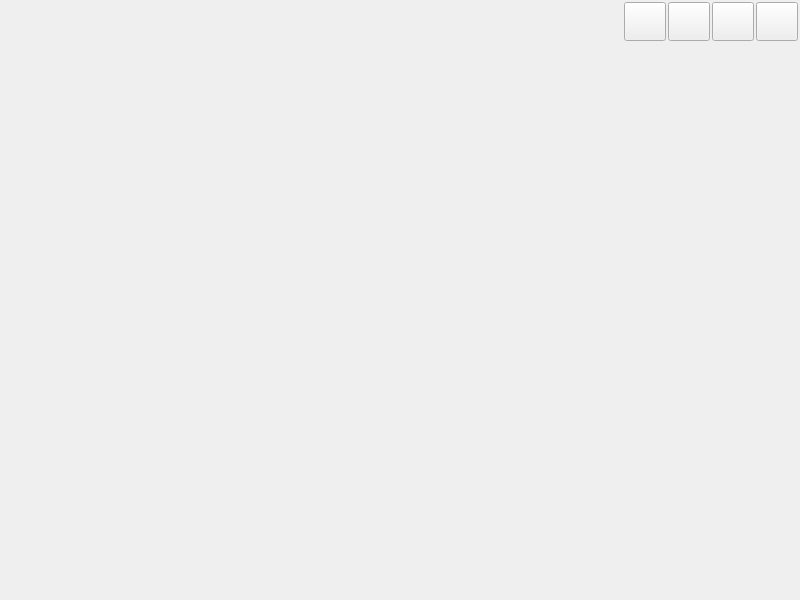
<?xml version="1.0" encoding="UTF-8"?>
<ui version="4.0">
 <class>MainWindow</class>
 <widget class="QMainWindow" name="MainWindow">
  <property name="geometry">
   <rect>
    <x>0</x>
    <y>0</y>
    <width>800</width>
    <height>600</height>
   </rect>
  </property>
  <property name="windowTitle">
   <string>MainWindow</string>
  </property>
  <property name="styleSheet">
   <string notr="true"/>
  </property>
  <widget class="QWidget" name="win">
   <layout class="QVBoxLayout" name="verticalLayout_2" stretch="0,1,0">
    <property name="spacing">
     <number>0</number>
    </property>
    <property name="leftMargin">
     <number>0</number>
    </property>
    <property name="topMargin">
     <number>0</number>
    </property>
    <property name="rightMargin">
     <number>0</number>
    </property>
    <property name="bottomMargin">
     <number>0</number>
    </property>
    <item>
     <widget class="QWidget" name="w_tt" native="true">
      <layout class="QHBoxLayout" name="horizontalLayout_2">
       <property name="spacing">
        <number>0</number>
       </property>
       <property name="leftMargin">
        <number>0</number>
       </property>
       <property name="topMargin">
        <number>0</number>
       </property>
       <property name="rightMargin">
        <number>0</number>
       </property>
       <property name="bottomMargin">
        <number>0</number>
       </property>
       <item>
        <widget class="CSideBox" name="w_lt" native="true"/>
       </item>
       <item>
        <widget class="CSideBox" name="w_t" native="true"/>
       </item>
       <item>
        <widget class="CSideBox" name="w_rt" native="true"/>
       </item>
      </layout>
     </widget>
    </item>
    <item>
     <layout class="QHBoxLayout" name="content">
      <property name="spacing">
       <number>0</number>
      </property>
      <item>
       <widget class="CSideBox" name="w_l" native="true"/>
      </item>
      <item>
       <layout class="QVBoxLayout" name="verticalLayout">
        <property name="spacing">
         <number>0</number>
        </property>
        <item>
         <widget class="QFrame" name="title">
          <property name="minimumSize">
           <size>
            <width>0</width>
            <height>50</height>
           </size>
          </property>
          <property name="maximumSize">
           <size>
            <width>16777215</width>
            <height>50</height>
           </size>
          </property>
          <layout class="QHBoxLayout" name="horizontalLayout">
           <property name="spacing">
            <number>2</number>
           </property>
           <property name="topMargin">
            <number>2</number>
           </property>
           <property name="rightMargin">
            <number>2</number>
           </property>
           <item>
            <spacer name="horizontalSpacer">
             <property name="orientation">
              <enum>Qt::Horizontal</enum>
             </property>
             <property name="sizeHint" stdset="0">
              <size>
               <width>614</width>
               <height>20</height>
              </size>
             </property>
            </spacer>
           </item>
           <item>
            <widget class="QToolButton" name="min">
             <property name="minimumSize">
              <size>
               <width>34</width>
               <height>34</height>
              </size>
             </property>
             <property name="text">
              <string/>
             </property>
             <property name="icon">
              <iconset resource="res.qrc">
               <normaloff>:/frame/min.png</normaloff>:/frame/min.png</iconset>
             </property>
             <property name="iconSize">
              <size>
               <width>34</width>
               <height>34</height>
              </size>
             </property>
            </widget>
           </item>
           <item>
            <widget class="QToolButton" name="rest">
             <property name="minimumSize">
              <size>
               <width>34</width>
               <height>34</height>
              </size>
             </property>
             <property name="text">
              <string/>
             </property>
             <property name="icon">
              <iconset resource="res.qrc">
               <normaloff>:/frame/rest.png</normaloff>:/frame/rest.png</iconset>
             </property>
             <property name="iconSize">
              <size>
               <width>34</width>
               <height>34</height>
              </size>
             </property>
            </widget>
           </item>
           <item>
            <widget class="QToolButton" name="max">
             <property name="minimumSize">
              <size>
               <width>34</width>
               <height>34</height>
              </size>
             </property>
             <property name="text">
              <string/>
             </property>
             <property name="icon">
              <iconset resource="res.qrc">
               <normaloff>:/frame/max.png</normaloff>:/frame/max.png</iconset>
             </property>
             <property name="iconSize">
              <size>
               <width>34</width>
               <height>34</height>
              </size>
             </property>
            </widget>
           </item>
           <item>
            <widget class="QToolButton" name="close">
             <property name="minimumSize">
              <size>
               <width>34</width>
               <height>34</height>
              </size>
             </property>
             <property name="text">
              <string/>
             </property>
             <property name="icon">
              <iconset resource="res.qrc">
               <normaloff>:/frame/close.png</normaloff>:/frame/close.png</iconset>
             </property>
             <property name="iconSize">
              <size>
               <width>34</width>
               <height>34</height>
              </size>
             </property>
            </widget>
           </item>
          </layout>
         </widget>
        </item>
        <item>
         <widget class="Form" name="form"/>
        </item>
       </layout>
      </item>
      <item>
       <widget class="CSideBox" name="w_r" native="true"/>
      </item>
     </layout>
    </item>
    <item>
     <widget class="QWidget" name="w_bb" native="true">
      <layout class="QHBoxLayout" name="horizontalLayout_3">
       <property name="spacing">
        <number>0</number>
       </property>
       <property name="leftMargin">
        <number>0</number>
       </property>
       <property name="topMargin">
        <number>0</number>
       </property>
       <property name="rightMargin">
        <number>0</number>
       </property>
       <property name="bottomMargin">
        <number>0</number>
       </property>
       <item>
        <widget class="CSideBox" name="w_lb" native="true"/>
       </item>
       <item>
        <widget class="CSideBox" name="w_b" native="true"/>
       </item>
       <item>
        <widget class="CSideBox" name="w_rb" native="true"/>
       </item>
      </layout>
     </widget>
    </item>
   </layout>
  </widget>
 </widget>
 <customwidgets>
  <customwidget>
   <class>CSideBox</class>
   <extends>QWidget</extends>
   <header>csidebox.h</header>
   <container>1</container>
  </customwidget>
  <customwidget>
   <class>Form</class>
   <extends>QFrame</extends>
   <header>form.h</header>
   <container>1</container>
  </customwidget>
 </customwidgets>
 <resources>
  <include location="res.qrc"/>
 </resources>
 <connections/>
</ui>
